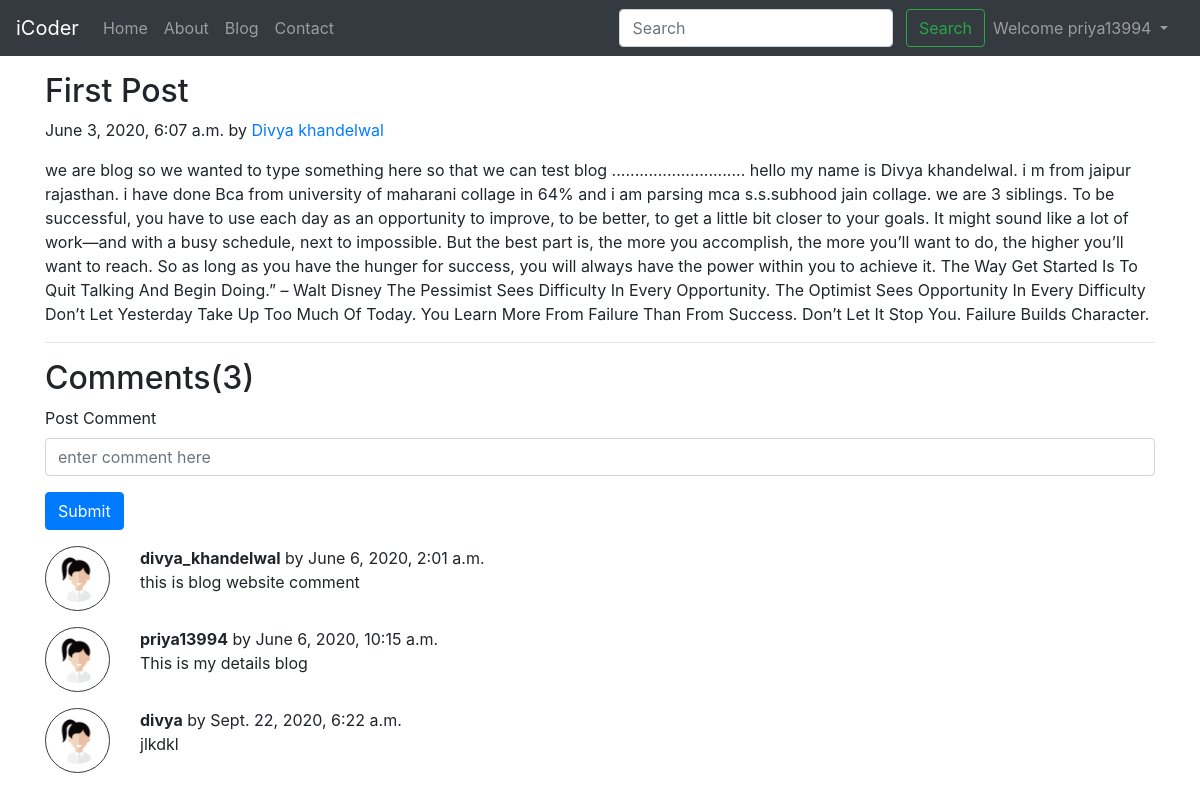
The app's page /blog/first-post (signed in) with its own data.
### blog/models.py (models this page shows, shortened)
class Post(models.Model):
    sno = models.AutoField(primary_key=True)
    title = models.CharField("title", max_length=255)
    content = models.TextField("Content")
    auther = models.CharField("Author", max_length=30)
    slug = models.CharField( max_length=120)
    image = models.ImageField(default="")
    datetime =models.DateTimeField(blank=True)

class BlogComment(models.Model):
    sno = models.AutoField(primary_key=True)
    comment = models.TextField()
    user = models.ForeignKey(User,on_delete=models.CASCADE)
    post = models.ForeignKey(Post,on_delete=models.CASCADE)
    parent = models.ForeignKey('self',on_delete=models.CASCADE,null=True)
    timestamp = models.DateTimeField(default=now)

### blog/views.py (the view)
# urls.py: path("<str:slug>", views.blogPost, name="blogpost"),
def blogPost(request,slug):
    post= Post.objects.filter(slug=slug).first()
    comments = BlogComment.objects.filter(post=post)
    context={'post':post,'comments':comments,'user':request.user}
    return render(request,'blog/blogPost.html',context)

### templates/blog/blogPost.html (shortened to what this page needs)
{% extends 'basic.html'%}
{% block body%}
{% load static %}
<div class="container my-3">
        <h2 class="blog-post-title">{{post.title}}</h2>
        <p class="blog-post-meta"> {{post.datetime}} by <a href="/ax">{{post.auther}}</a></p>
        <p>{{post.content}}</p>
        <hr>
</div>
<div class="container">
        <h2> Comments({{ comments.count }})</h2>
     <div class="my-2">
         {% if user.is_authenticated  %}
             <form action="/blog/postComment" method="post">
              <div class="form-group">
                <label for="comment">Post Comment</label>
                <input type="text" class="form-control" id="comment" name="comment" placeholder="enter comment here">
              </div>
              <button type="submit" class="btn btn-primary" value="submit">Submit</button>
            </form>
         {% else %}
          <p> please login account to post a comment</p>
         {% endif %}
     </div>
        {% for comment in comments%}
        <div class="row my-3">
                <div class="col-md-1">
                    <img src="/static/img/user.png" class="rounded mx-auto d-block w-100 p-2 border border-dark rounded-circle" alt="user">
                </div>
                <div class="col-md-11"><b>{{comment.user.username}}</b> by {{comment.timestamp}}
                     <div>{{comment.comment}}</div>
                </div>
        </div>
        {% endfor %}
</div>
{% endblock body %}

### templates/basic.html (shortened to what this page needs)
<!doctype html>
<html lang="en">
  <head>
    <link rel="stylesheet" href="https://stackpath.bootstrapcdn.com/bootstrap/4.5.0/css/bootstrap.min.css">
  </head>
  <body>
<nav class="navbar navbar-expand-lg navbar-dark bg-dark">
  <a class="navbar-brand" href="/">iCoder</a>
  <div class="collapse navbar-collapse" id="navbarSupportedContent">
    <ul class="navbar-nav mr-auto">
      <li class="nav-item {% block homeactive %} {% endblock homeactive %}">
        <a class="nav-link" href="/">Home <span class="sr-only">(current)</span></a>
      </li>
      <li class="nav-item {% block aboutactive %} {% endblock aboutactive %}">
        <a class="nav-link" href="/ax">About</a>
      </li>
      <li class="nav-item {% block blogactive %} {% endblock blogactive %}">
        <a class="nav-link" href="/blog">Blog</a>
      </li>
      <li class="nav-item {% block contactactive %} {% endblock contactactive %}">
        <a class="nav-link" href="/contact">Contact</a>
      </li>
    </ul>
  <div class="ml-auto form-inline">
    <form method="get" action="/search" class=" my-2 my-lg-0">
      <input class="form-control mr-sm-2" type="search" placeholder="Search" aria-label="Search" name="query" id="query">
      <button class="btn btn-outline-success my-2 my-sm-0" type="submit">Search</button>
    </form>
  {%if user.is_authenticated %}
    <ul class="navbar-nav mr-2 ">
      <li class="nav-item dropdown">
        <a class="nav-link dropdown-toggle" href="#" id="navbarDropdown" role="button" data-toggle="dropdown" aria-haspopup="true" aria-expanded="false">
          Welcome {{request.user}}
        </a>
      </li>
    </ul>
  {% endif %}
  </div>
  </div>
</nav>
{% block body %} {% endblock body %}
  </body>
</html>

### records on screen
Post: title "First Post", datetime "June 3, 2020, 6:07 a.m.", auther "Divya khandelwal", content "we are blog so we wanted to type something here so that we can test blog ............................. hello my name is Divya khandelwal. i m from jaipur rajasthan. i have done Bca from university of maharani collage in 64% and i am parsing mca s.s.subhood jain collage. we are 3 siblings. To be successful, you have to use each day as an opportunity to improve, to be better, to get a little bit closer to your goals. It might sound like a lot of work—and with a busy schedule, next to impossible. But the best part is, the more you accomplish, the more you’ll want to do, the higher you’ll want to reach. So as long as you have the hunger for success, you will always have the power within you to…"
BlogComment: user.username "divya_khandelwal", timestamp "June 6, 2020, 2:01 a.m.", comment "this is blog website comment"
BlogComment: user.username "priya13994", timestamp "June 6, 2020, 10:15 a.m.", comment "This is my details blog"
BlogComment: user.username "divya", timestamp "Sept. 22, 2020, 6:22 a.m.", comment "jlkdkl"

### other values on screen
{{ request.user }} "priya13994"
{{ comments.count }} "3"
